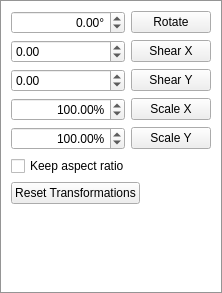
<?xml version="1.0" encoding="UTF-8"?>
<ui version="4.0">
 <class>DefaultToolTransformWidget</class>
 <widget class="QMenu" name="DefaultToolTransformWidget">
  <property name="geometry">
   <rect>
    <x>0</x>
    <y>0</y>
    <width>222</width>
    <height>293</height>
   </rect>
  </property>
  <property name="title">
   <string/>
  </property>
  <layout class="QGridLayout" name="gridLayout">
   <item row="0" column="0">
    <widget class="KisDoubleParseSpinBox" name="rotateSpinBox">
     <property name="sizePolicy">
      <sizepolicy hsizetype="Minimum" vsizetype="Fixed">
       <horstretch>2</horstretch>
       <verstretch>0</verstretch>
      </sizepolicy>
     </property>
     <property name="alignment">
      <set>Qt::AlignRight|Qt::AlignTrailing|Qt::AlignVCenter</set>
     </property>
     <property name="suffix">
      <string>°</string>
     </property>
     <property name="minimum">
      <double>-360.000000000000000</double>
     </property>
     <property name="maximum">
      <double>360.000000000000000</double>
     </property>
    </widget>
   </item>
   <item row="0" column="1">
    <widget class="QPushButton" name="rotateButton">
     <property name="text">
      <string>Rotate</string>
     </property>
    </widget>
   </item>
   <item row="1" column="0">
    <widget class="KoUnitDoubleSpinBox" name="shearXSpinBox">
     <property name="sizePolicy">
      <sizepolicy hsizetype="Minimum" vsizetype="Fixed">
       <horstretch>2</horstretch>
       <verstretch>0</verstretch>
      </sizepolicy>
     </property>
     <property name="minimum">
      <double>-100.000000000000000</double>
     </property>
     <property name="maximum">
      <double>100.000000000000000</double>
     </property>
     <property name="singleStep">
      <double>0.100000000000000</double>
     </property>
    </widget>
   </item>
   <item row="1" column="1">
    <widget class="QPushButton" name="shearXButton">
     <property name="text">
      <string>Shear X</string>
     </property>
    </widget>
   </item>
   <item row="2" column="0">
    <widget class="KoUnitDoubleSpinBox" name="shearYSpinBox">
     <property name="sizePolicy">
      <sizepolicy hsizetype="Minimum" vsizetype="Fixed">
       <horstretch>2</horstretch>
       <verstretch>0</verstretch>
      </sizepolicy>
     </property>
     <property name="minimum">
      <double>-100.000000000000000</double>
     </property>
     <property name="maximum">
      <double>100.000000000000000</double>
     </property>
     <property name="singleStep">
      <double>0.100000000000000</double>
     </property>
    </widget>
   </item>
   <item row="2" column="1">
    <widget class="QPushButton" name="shearYButton">
     <property name="text">
      <string>Shear Y</string>
     </property>
    </widget>
   </item>
   <item row="3" column="0">
    <widget class="KisDoubleParseSpinBox" name="scaleXSpinBox">
     <property name="sizePolicy">
      <sizepolicy hsizetype="Minimum" vsizetype="Fixed">
       <horstretch>2</horstretch>
       <verstretch>0</verstretch>
      </sizepolicy>
     </property>
     <property name="alignment">
      <set>Qt::AlignRight|Qt::AlignTrailing|Qt::AlignVCenter</set>
     </property>
     <property name="suffix">
      <string>%</string>
     </property>
     <property name="minimum">
      <double>-1000.000000000000000</double>
     </property>
     <property name="maximum">
      <double>1000.000000000000000</double>
     </property>
     <property name="value">
      <double>100.000000000000000</double>
     </property>
    </widget>
   </item>
   <item row="3" column="1">
    <widget class="QPushButton" name="scaleXButton">
     <property name="text">
      <string>Scale X</string>
     </property>
    </widget>
   </item>
   <item row="4" column="0">
    <widget class="KisDoubleParseSpinBox" name="scaleYSpinBox">
     <property name="sizePolicy">
      <sizepolicy hsizetype="Minimum" vsizetype="Fixed">
       <horstretch>2</horstretch>
       <verstretch>0</verstretch>
      </sizepolicy>
     </property>
     <property name="alignment">
      <set>Qt::AlignRight|Qt::AlignTrailing|Qt::AlignVCenter</set>
     </property>
     <property name="suffix">
      <string>%</string>
     </property>
     <property name="minimum">
      <double>-1000.000000000000000</double>
     </property>
     <property name="maximum">
      <double>1000.000000000000000</double>
     </property>
     <property name="value">
      <double>100.000000000000000</double>
     </property>
    </widget>
   </item>
   <item row="4" column="1">
    <widget class="QPushButton" name="scaleYButton">
     <property name="text">
      <string>Scale Y</string>
     </property>
    </widget>
   </item>
   <item row="5" column="0" colspan="2">
    <widget class="QCheckBox" name="scaleAspectCheckBox">
     <property name="text">
      <string>Keep aspect ratio</string>
     </property>
    </widget>
   </item>
   <item row="6" column="0" colspan="2">
    <widget class="QPushButton" name="resetButton">
     <property name="sizePolicy">
      <sizepolicy hsizetype="Fixed" vsizetype="Fixed">
       <horstretch>0</horstretch>
       <verstretch>0</verstretch>
      </sizepolicy>
     </property>
     <property name="text">
      <string>Reset Transformations</string>
     </property>
    </widget>
   </item>
   <item row="7" column="0" colspan="2">
    <spacer name="spacer">
     <property name="orientation">
      <enum>Qt::Vertical</enum>
     </property>
     <property name="sizeHint" stdset="0">
      <size>
       <width>191</width>
       <height>58</height>
      </size>
     </property>
    </spacer>
   </item>
  </layout>
 </widget>
 <customwidgets>
  <customwidget>
   <class>KisDoubleParseSpinBox</class>
   <extends>QDoubleSpinBox</extends>
   <header>kis_doubleparsespinbox.h</header>
  </customwidget>
  <customwidget>
   <class>KoUnitDoubleSpinBox</class>
   <extends>QDoubleSpinBox</extends>
   <header>KoUnitDoubleSpinBox.h</header>
  </customwidget>
 </customwidgets>
 <resources/>
 <connections/>
</ui>
